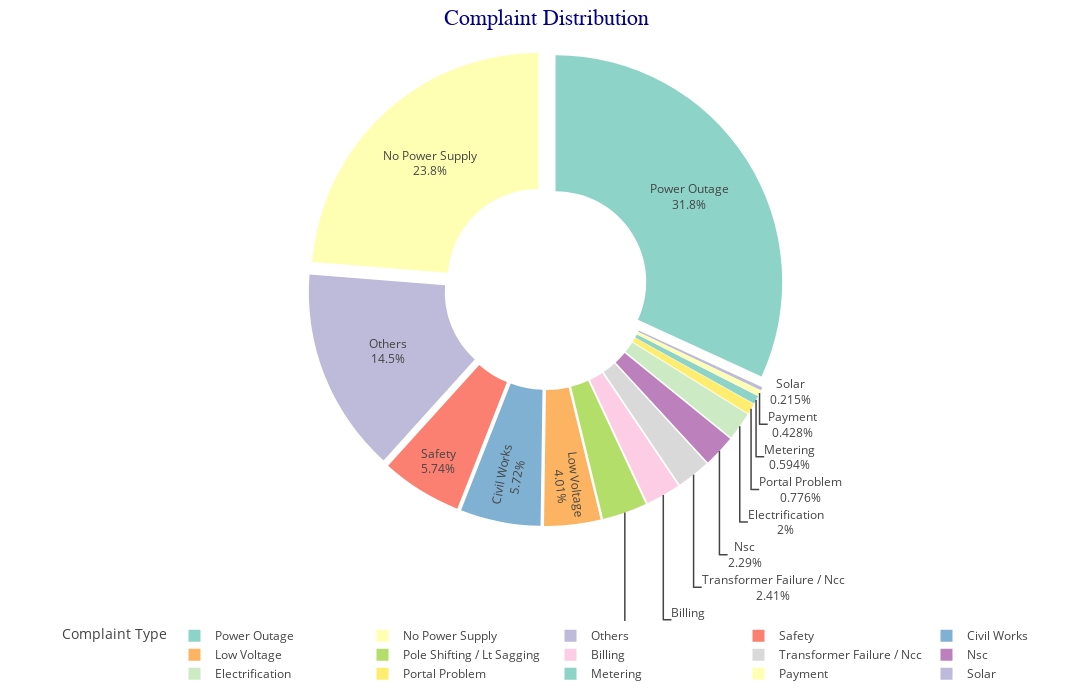

Write notebook code for a chart like this one.
### Code cell
plot_complaint_pie_chart(complaint_counts)

### Figure 1 — Plotly figure (JSON) as saved in the notebook; plotly's stock layout.template omitted (floating-point values rounded to 4 significant figures)
{"data": [{"customdata": [["Power Outage"], ["No Power Supply"], ["Others"], ["Safety"], ["Civil Works"], ["Low Voltage"], ["Pole Shifting / Lt Sagging"], ["Billing"], ["Transformer Failure / Ncc"], ["Nsc"], ["Electrification"], ["Portal Problem"], ["Metering"], ["Payment"], ["Solar"]], "domain": {"x": [0, 1], "y": [0, 1]}, "hole": 0.4, "hovertemplate": "<b>%{label}</b><br>Count: %{value}<br>Share: %{percent}", "labels": ["Power Outage", "No Power Supply", "Others", "Safety", "Civil Works", "Low Voltage", "Pole Shifting / Lt Sagging", "Billing", "Transformer Failure / Ncc", "Nsc", "Electrification", "Portal Problem", "Metering", "Payment", "Solar"], "legendgroup": "", "marker": {"colors": ["rgb(141,211,199)", "rgb(255,255,179)", "rgb(190,186,218)", "rgb(251,128,114)", "rgb(128,177,211)", "rgb(253,180,98)", "rgb(179,222,105)", "rgb(252,205,229)", "rgb(217,217,217)", "rgb(188,128,189)", "rgb(204,235,197)", "rgb(255,237,111)", "rgb(141,211,199)", "rgb(255,255,179)", "rgb(190,186,218)"]}, "name": "", "pull": [0.05, 0.05, 0.05, 0.05, 0.05, 0.05, 0.05, 0.05, 0.05, 0.05, 0.05, 0.05, 0.05, 0.05, 0.05], "showlegend": true, "textinfo": "percent+label", "type": "pie", "values": [10348, 7720, 4727, 1866, 1858, 1304, 1033, 805, 783, 743, 650, 252, 193, 139, 70]}], "layout": {"height": 700, "legend": {"orientation": "h", "title": {"text": "Complaint Type"}, "tracegroupgap": 0, "x": 0.5, "xanchor": "center", "y": -0.2}, "margin": {"b": 50, "l": 50, "r": 50, "t": 50}, "paper_bgcolor": "white", "piecolorway": ["rgb(141,211,199)", "rgb(255,255,179)", "rgb(190,186,218)", "rgb(251,128,114)", "rgb(128,177,211)", "rgb(253,180,98)", "rgb(179,222,105)", "rgb(252,205,229)", "rgb(217,217,217)", "rgb(188,128,189)", "rgb(204,235,197)", "rgb(255,237,111)"], "plot_bgcolor": "white", "title": {"font": {"color": "darkblue", "family": "Arial", "size": 22}, "text": "Complaint Distribution", "x": 0.5}, "width": 1400}}
